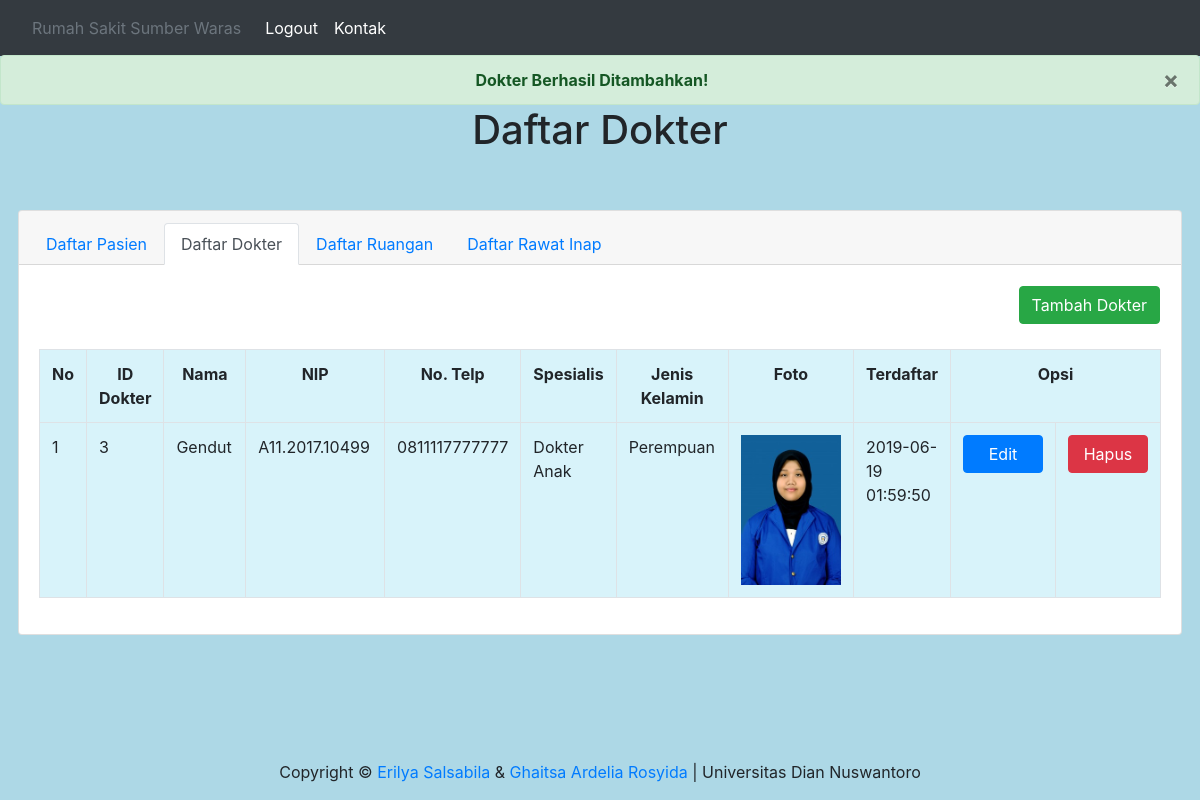
Page /view/tampil_daftar_dokter.php?pesan=tambah_sukses on the committed database.
### tables this page shows
CREATE TABLE IF NOT EXISTS `daftar_dokter` (
`id` int(11) NOT NULL,
  `nama` varchar(50) DEFAULT NULL,
  `nip` varchar(20) DEFAULT NULL,
  `spesialis` varchar(50) DEFAULT NULL,
  `foto` varchar(250) DEFAULT NULL,
  `telp` varchar(50) DEFAULT NULL,
  `jenis_kelamin` varchar(50) DEFAULT NULL,
  `reg` varchar(50) DEFAULT NULL
);

### view/tabel_daftar_dokter.php (the view, shortened to what this page needs)
<?php
include '../proses/koneksi.php';
 ?>
 <br>
 <center>
<table class="table table-bordered" style="width: 100%; background-color: #d8f3fa;">
	<tr>
		<th class="text-center">No</th>
		<th class="text-center" style="width: 50px">ID Dokter</th>
		<th class="text-center" style="width: 200px;">Nama</th>
		<th class="text-center" style="width: 300px;">NIP</th>
		<th class="text-center">No. Telp</th>
		<th class="text-center">Spesialis</th>
		<th class="text-center" style="width: 170px">Jenis Kelamin</th>
		<th class="text-center" style="width: 150px">Foto</th>
		<th class="text-center">Terdaftar</th>
		<th colspan="2" class="text-center">Opsi</th>
	</tr>
	<?php
		$nomor = 0;
		$d = mysqli_query($koneksi,"SELECT * FROM daftar_dokter");
		if(mysqli_num_rows($d)>0){
		while($data=mysqli_fetch_array($d)){
			$nomor++;
			?>
	<tr>
			<td><?php echo $nomor ?></td>
			<td><?php echo $data['id'] ?></td>
			<td><?php echo $data['nama'] ?></td>
			<td><?php echo $data['nip'] ?></td>
			<td><?php echo $data['telp'] ?></td>
			<td><?php echo $data['spesialis'] ?></td>
			<td><?php echo $data['jenis_kelamin'] ?></td>
			<td><img src="../foto/pasien/<?php echo $data['foto'] ?>" alt="" style="width: 100px;"></td>
			<td><?php echo $data['reg'] ?></td>
			<td><a href="../proses/form_edit.php?id=<?php echo $data['id'] ?>" class="btn btn-primary" data-toggle="modal" data-target="#editDokter" style="width: 80px;">Edit</a></td>
			<td><a href="../proses/hapus_dokter.php?id=<?php echo $data['id'] ?>" class="btn btn-danger" style="width: 80px;">Hapus</a></td>
			<?php
		}
		}
	 ?>
	</tr>
</table>
 </center>

### rows in the picture
daftar_dokter: id "3", nama "Gendut", nip "A11.2017.10499", telp "0811117777777", spesialis "Dokter Anak", jenis_kelamin "Perempuan", foto (picture), reg "2019-06-19 01:59:50"
